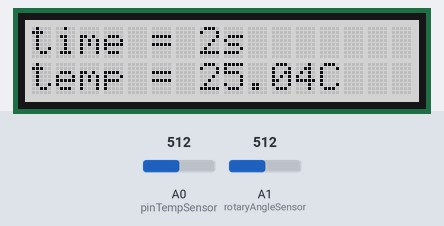
The sketch below on a simulated Arduino Uno, built with avr-gcc and run on an emulated ATmega328P. On the bench: 16×2 character LCD. The inputs (shaded band) are chosen by the test bench; at power-on: A0 (pinTempSensor) = 512, A1 (rotaryAngleSensor) = 512. What the sketch prints to the serial monitor is not drawn.

Above: at 2.2 s.
2.3 s: A0 (pinTempSensor) set to 558
At 3.4 s:
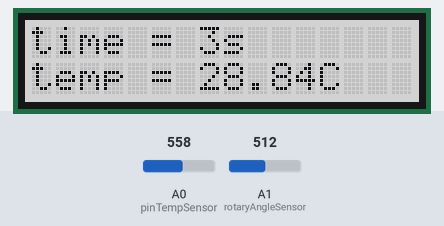
4.5 s: A0 (pinTempSensor) set to 586
At 5.6 s:
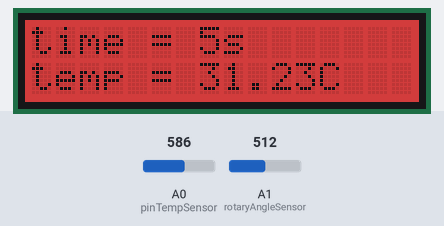
7.5 s: A0 (pinTempSensor) set to 306
At 9.5 s:
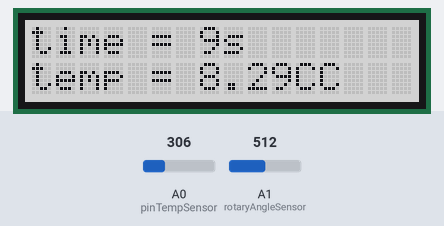
Timing chart, 0 to 11.0 s (numbered marks = the images above; inputs shaded):
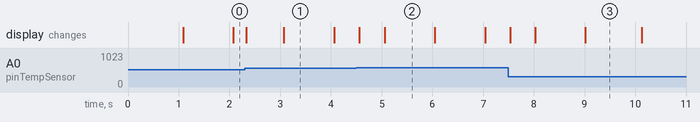

Measured:
- the behaviour switches between 571 and 572 on A0 (pinTempSensor) (found by bisection; images 1 and 2)
- after the input at 4.5 s, the display: first changes after 0.06 s (image 2 shows a later state)
- after the input at 7.5 s, the display: first changes at once (image 3 shows a later state)
- what the display in image 1 shows lasts 1.0 s, from 3.1 s to 4.1 s

The sketch:

LCDThreshold.ino
```cpp
#include <Wire.h>
#include "rgb_lcd.h"
#include <math.h>

#define SerialRate 9600

rgb_lcd lcd;

const int colorR = 200;
const int colorG = 200;
const int colorB = 200;

const int pinTempSensor = A0;
const int rotaryAngleSensor = A1;
const int B = 4275;               // B value of the thermistor
const int R0 = 100000;
float threshold = 25;

void setup() {
    lcd.begin(16, 2);
    lcd.setRGB(colorR, colorG, colorB);
    pinMode(rotaryAngleSensor, INPUT);
    pinMode(pinTempSensor, INPUT);
    Serial.begin(SerialRate);
    delay(1000);

}

void loop() {
    //read rotary angle
    float sensor_value = analogRead(rotaryAngleSensor);
    threshold = map(sensor_value, 0, 1023, 20, 40);

    int V0 = analogRead(pinTempSensor);
    float R = 1023.0/V0-1.0;
    R = R0*R;

    float temperature = 1.0/(log(R/R0)/B+1/298.15)-273.15; // convert to temperature via datasheet
    if(temperature> threshold){
      lcd.setRGB(200, 0, 0);
    }
    else{
      lcd.setRGB(colorR, colorG, colorB);
    }
    lcd.setCursor(0, 0);
    lcd.print("time = ");
    lcd.print(millis()/1000);
    lcd.print("s");
    lcd.setCursor(0, 1);
    lcd.print("temp = ");
    lcd.print(temperature);
    lcd.print("C");
    delay(100);
    Serial.println(4242);
    Serial.println(millis());
    Serial.println(threshold);
    Serial.println(temperature);

}
```
